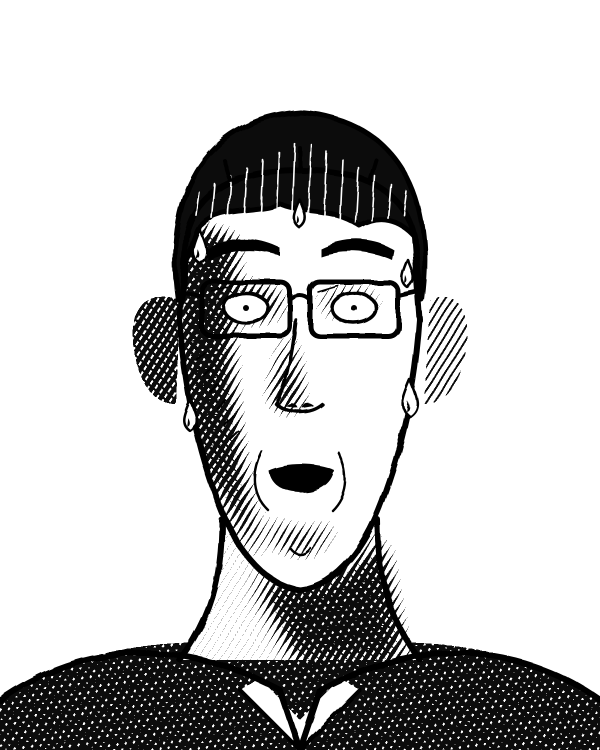
#> input picture docs/promo_baki/B_shock.png, 1200 x 1500 px, given in place of _A_stern_shade.png, which was not available (shown at 1/2 size); the run also reads 1 picture not shown here
$ python chars.py
#> lines starting #> are read from the running program, lines starting #| are printed output that depends on the picture; after the words box and inside, x2 and y2 are one past the last pixel; in counts of white or black regions, pixels touching at a corner belong together; pictures that were not available may be replaced by others from this repository, and a replacement may not be noted
### docs/promo_baki/gek.py
# 극화체 렌더러 : SVG(음영층·먹선층) → 음영을 펜 빗금으로 바꾸고 먹선을 얹는다
import numpy as np, os, sys
from PIL import Image, ImageFilter
from playwright.sync_api import sync_playwright
HERE=os.path.dirname(os.path.abspath(__file__))
def shot(svgs, scale=2):
    """svgs: {name: (w,h,shade_svg, ink_svg)} → name_shade.png, name_ink.png"""
#> (the call stopped at in shot, `with sync_playwright() as p:`: playwright is not available in this run)
    with sync_playwright() as p:
        b=p.chromium.launch(executable_path='/opt/pw-browsers/chromium')
        for name,(w,h,shade,ink) in svgs.items():
            pg=b.new_page(viewport={'width':w,'height':h},device_scale_factor=scale)
            for kind,body,bg in (('shade',shade,'#fff'),('ink',ink,'transparent')):
                pg.set_content(f'<html><body style="margin:0;background:{bg}"><svg xmlns="http://www.w3.org/2000/svg" width="{w}" height="{h}" viewBox="0 0 {w} {h}">{body}</svg></body></html>')
                pg.screenshot(path=f'{HERE}/_{name}_{kind}.png',omit_background=(kind=='ink'))
            pg.close()
        b.close()
def hatch(name, out, a1=32, a2=-48, sp=13, mask_from_shade=True):
#> called with name = 'A_stern', out = 'A_stern.png', a1 = 32, a2 = -48, sp = 13, mask_from_shade = True
    sh=np.asarray(Image.open(f'{HERE}/_{name}_shade.png').convert('RGBA')).astype(float)
    alpha_bg = (sh[...,:3].min(-1)>=254.5)   # 순백 = 빛
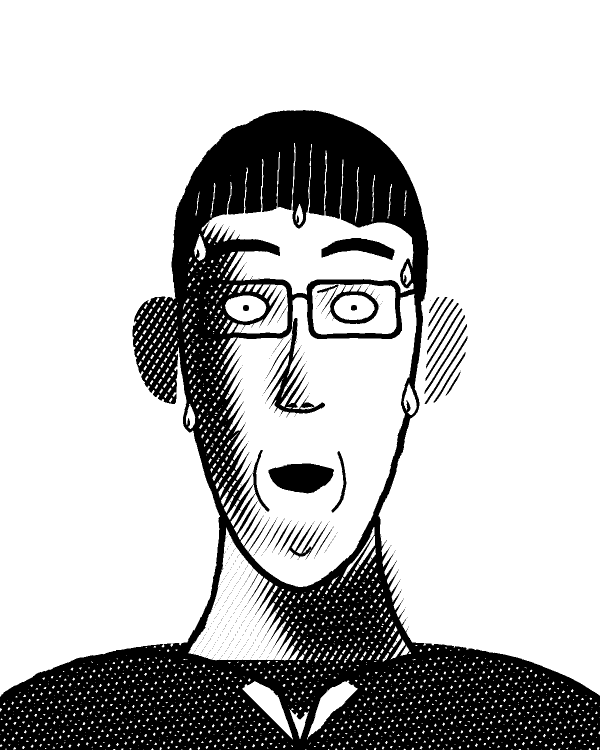
#> alpha_bg: shape (1500, 1200) bool (shown at 1/2 size); 76.1% white; 590 black regions (564 under 20 px), largest, box (x1, y1, x2, y2) and area: (0, 220, 1200, 1500) 407984, (537, 927, 668, 987) 5775, (530, 636, 650, 834) 4631
    d=1-sh[...,:3].mean(-1)/255.0               # 어두움 0..1
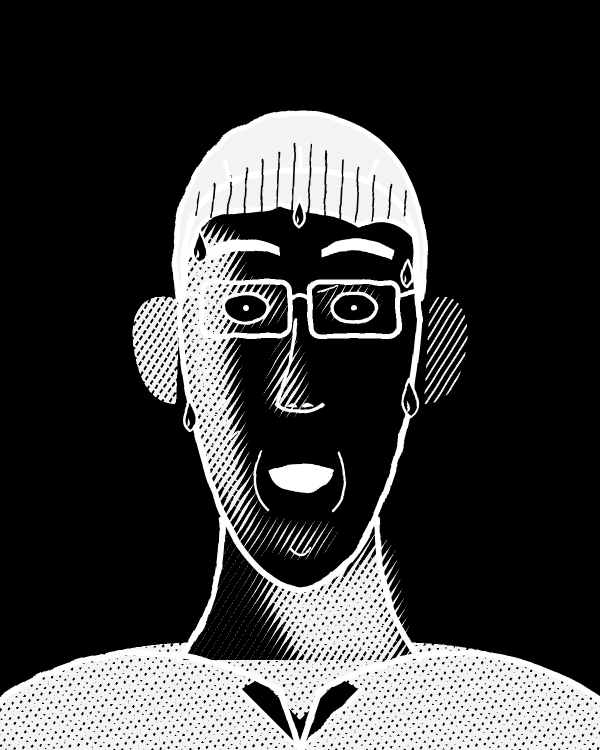
#> d: shape (1500, 1200) float64 (shown at 1/2 size); min 0, max 1, mean 0.227
    H,W=d.shape; yy,xx=np.mgrid[0:H,0:W].astype(float)
    rng=np.random.default_rng(1)
    wob=np.asarray(Image.fromarray((rng.random((H//40+2,W//40+2))*255).astype('uint8')).resize((W,H),Image.BICUBIC)).astype(float)/255*2.2
    def lines(ang,spacing,width):
        a=np.deg2rad(ang); u=(xx*np.cos(a)+yy*np.sin(a)+wob)%spacing
        return np.abs(u-spacing/2) < width/2
    w1=np.clip((d-.06)/.5,0,1)*sp*.7
    w2=np.clip((d-.42)/.45,0,1)*sp*.60
    w3=np.clip((d-.70)/.25,0,1)*sp*.55
    ink=lines(a1,sp,w1)|lines(a2,sp,w2)|lines(88,sp*1.15,w3)|(d>.9)
#> in lines, `return np.abs(u-spacing/2) < width/2`:
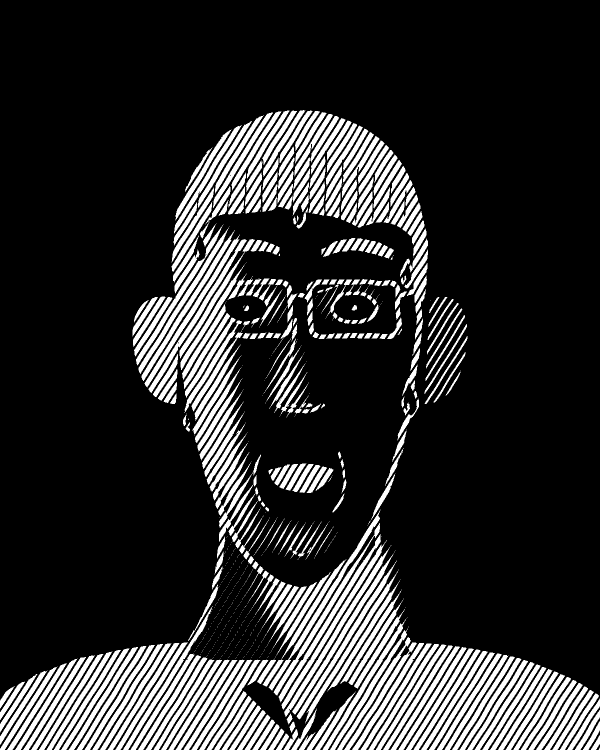
#> returned value: shape (1500, 1200) bool (shown at 1/2 size); 18% white; 989 white regions (596 under 20 px), largest, box (x1, y1, x2, y2) and area: (537, 1020, 761, 1381) 3539, (563, 1080, 774, 1419) 3434, (568, 1093, 781, 1434) 3385
#> call 2 of lines, with ang = -48, spacing = 13
#> in lines (call 2), `a = np.deg2rad(ang)`: a = -0.838
#> in lines (call 2), `u = (xx * np.cos(a) + yy * np.sin(a) + wob) % spacing`:
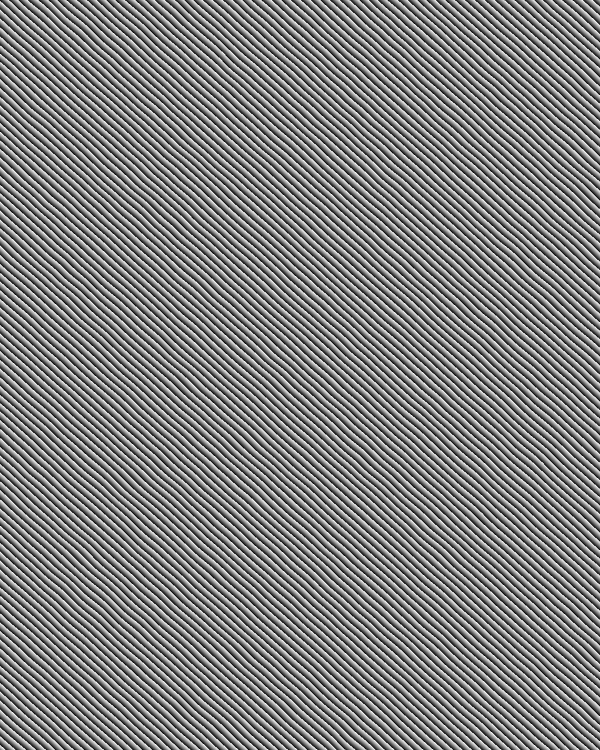
#> u: shape (1500, 1200) float64 (shown at 1/2 size); min 3.89e-06, max 13, mean 6.5; drawn with min black and max white
#> in lines (call 2), `return np.abs(u-spacing/2) < width/2`:
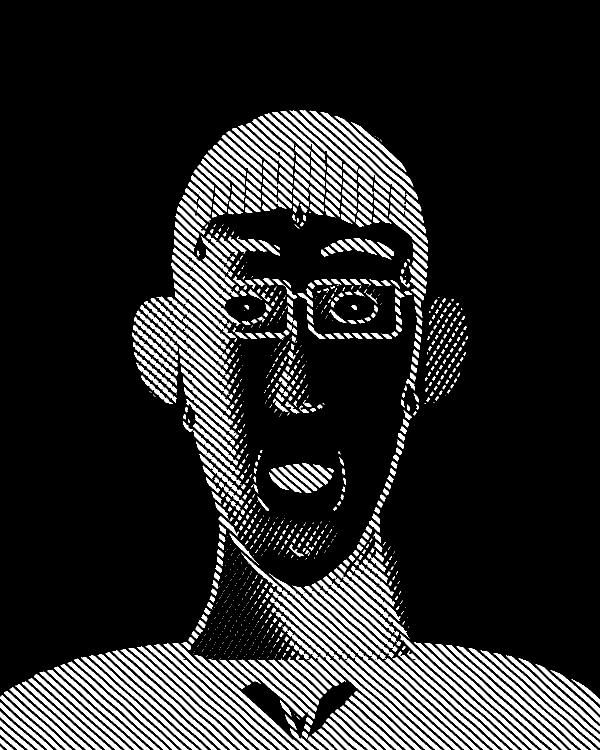
#> returned value: shape (1500, 1200) bool (shown at 1/2 size); 14.7% white; 1207 white regions (536 under 20 px), largest, box (x1, y1, x2, y2) and area: (482, 1105, 921, 1500) 4199, (538, 1147, 940, 1500) 3873, (608, 1172, 979, 1500) 3701
#> call 3 of lines, with ang = 88, spacing = 14.95
#> in lines (call 3), `a = np.deg2rad(ang)`: a = 1.54
#> in lines (call 3), `u = (xx * np.cos(a) + yy * np.sin(a) + wob) % spacing`:
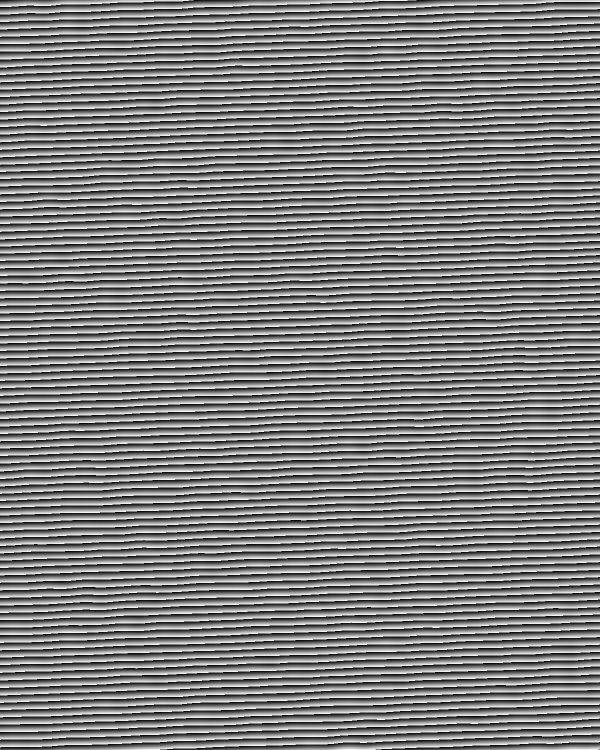
#> u: shape (1500, 1200) float64 (shown at 1/2 size); min 1.28e-06, max 14.95, mean 7.48; drawn with min black and max white
#> ink: shape (1500, 1200) bool; 23.5% white; 596 white regions (570 under 20 px), largest, box (x1, y1, x2, y2) and area: (0, 220, 1200, 1500) 402299, (537, 927, 668, 986) 5636, (530, 636, 650, 834) 4331
#> (the rest of the program and of its run is left out)
